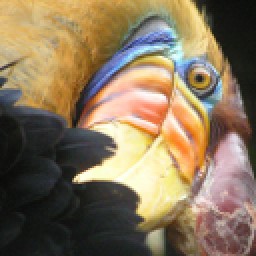
#> input picture ex7/bird_small.png, 128 x 128 px (shown 2 times larger)
$ jupyter execute --allow-errors ex7.ipynb
#> lines starting #> are read from the running program, lines starting #| are printed output that depends on the picture; long printed decimals are rounded
# K-means Clustering
在这个练习中，您将实现K-means算法并将其用于图像压缩。通过减少图像中出现的颜色的数量，只剩下那些在图像中最常见的颜色。

## Implementing K-means

### Finding closest centroids

[cell 1]
import numpy as np
import pandas as pd
import matplotlib.pyplot as plt
from scipy.io import loadmat

[cell 2]
def findClosestCentroids(X,centroids):
    """
    output a one-dimensional array idx that holds the
    index of the closest centroid to every training example.
    """
    idx=[]
    max_dist=1e6 # 限制最大距离
    for i in range(len(X)):
        minus=X[i]-centroids # here use numpy's broadcasting
        dist=0
        for j in range(X.shape[1]):
            dist+=minus[:,j]**2
        if dist.min()<max_dist:
            ci=np.argmin(dist)
            idx.append(ci)
    return np.array(idx)

接下来使用作业提供的例子，自定义一个centroids,[3, 3], [6, 2], [8, 5]，算出结果idx[0:3]应该是 [0, 2, 1]

#> (a cell that did not finish here is left out)

### Computing centroid means
分配好每个点对应的簇中心，接下来要做的是，重新计算每个簇中心，为这个簇里面所有点位置的平均值。

[cell 4]
def computeCentroids(X,idx):
    centroids=[]
    for i in range(len(np.unique(idx))): # np.unique() means K
        u_k=X[idx==i].mean(axis=0) # 求每列的平均值
        centroids.append(u_k)
    return np.array(centroids)

#> (a cell that did not finish here is left out)

## K-means on example dataset

[cell 6]
def plotDataPoints(X,centroids,idx=None):
    """
    可视化数据，并自动分开着色。
    idx: 最后一次迭代生成的idx向量，存储每个样本分配的簇中心点的值
    centroids: 包含每次中心点历史记录
    """
    colors=['b','g','gold','darkorange','salmon','olivedrab',
              'maroon', 'navy', 'sienna', 'tomato', 'lightgray', 'gainsboro'
             'coral', 'aliceblue', 'dimgray', 'mintcream', 'mintcream']
    assert len(centroids[0])<=len(colors),'colors not enough '

    subX=[] # 分好类的样本点
    if idx is not None:
        for i in range(centroids[0].shape[0]):
            x_i=X[idx==i]
            subX.append(x_i)
    else:
        subX=[X] # 将X转化为一个元素的列表，每个元素为每个簇的样本集，方便下方绘图

    # 分别画出每个簇的点，并着不同的颜色
    plt.figure(figsize=(8,5))
    for i in range(len(subX)):
        xx=subX[i]
        plt.scatter(xx[:,0],xx[:,1],c=colors[i],label='Cluster %d'%i)
    plt.legend()
    plt.grid()
    plt.xlabel('x1',fontsize=14)
    plt.ylabel('x2',fontsize=14)
    plt.title('Plot of X Points',fontsize=16)

    # 画出簇中心点的移动轨迹
    xx,yy=[],[]
    for centroid in centroids:
        xx.append(centroid[:,0])
        yy.append(centroid[:,1])

    plt.plot(xx,yy,'rx--',markersize=8)

#> (the rest of this cell did not finish here and is left out)

[cell 7]
def runkMeans(X,centroids,max_iters):
    K=len(centroids)

    centroids_all=[]
    centroids_all.append(centroids)
    centroids_i=centroids
    for i in range(max_iters):
        idx=findClosestCentroids(X,centroids_i)
        centroids_i=computeCentroids(X,idx)
        centroids_all.append(centroids_i)

    return idx,centroids_all

#> (the rest of this cell did not finish here and is left out)

## Random initialization
在实践中，对簇中心点进行初始化的一个好的策略就是从训练集中选择随机的例子。

[cell 8]
def kMeansInitCentroids(X,K):
    """随机初始化"""
    m,n=X.shape
    idx=np.random.choice(m,K)
    centroids=X[idx]

    return centroids

进行三次随机初始化，看下各自的效果。会发现第一次的效果并不理想，这是正常的，落入了局部最优。

#> (a cell that did not finish here is left out)

上面运行了三次随机初始化，可以看到不同的随机化，效果是不一样的。

## Image compression with K-means
这部分你将用Kmeans来进行图片压缩。在一个简单的24位颜色表示图像。每个像素被表示为三个8位无符号整数(从0到255)，指定了红、绿和蓝色的强度值。这种编码通常被称为RGB编码。我们的图像包含数千种颜色，在这一部分的练习中，你将把颜色的数量减少到16种颜色。

这可以有效地压缩照片。具体地说，您只需要存储16个选中颜色的RGB值，而对于图中的每个像素，现在只需要将该颜色的索引存储在该位置(只需要4 bits就能表示16种可能性)。

接下来我们要用K-means算法选16种颜色，用于图片压缩。你将把原始图片的每个像素看作一个数据样本，然后利用K-means算法去找分组最好的16种颜色。

### K-means on pixels

[cell 10]
from skimage import io

A=io.imread('bird_small.png')
#> A is the input picture: shape (128, 128, 3); mean R, G, B 135.4, 117.4, 91.3
print(A.shape)
#| (128, 128, 3)
plt.imshow(A)
A=A/255. # Divide by 255 so that all values are in the range 0 - 1

[cell 11]
#  Reshape the image into an (N,3) matrix where N = number of pixels.
#  Each row will contain the Red, Green and Blue pixel values
#  This gives us our dataset matrix X that we will use K-Means on.
X=A.reshape(-1,3)
K=16
centroids=kMeansInitCentroids(X,K)
#> in kMeansInitCentroids, `centroids=X[idx]`: centroids = 16 rows, first 8: [0.682, 0.482, 0.204], [0.984, 0.992, 0.796], [0.839, 0.788, 0.824], [0.525, 0.6, 0.875], [0.286, 0.259, 0.216], [0.098, 0.106, 0.0745], [0.212, 0.224, 0.208], [0.565, 0.408, 0.388]
idx,centroids_all=runkMeans(X,centroids,10)
#> in runkMeans, `K=len(centroids)`: K = 16
#> in runkMeans, `centroids_i=centroids`: centroids_i has the same summary as centroids in kMeansInitCentroids
#> after the loop in runkMeans, `for i in range(max_iters):`: centroids_all = 11 items
#> idx = 16384 values, max 15 at index 96, min 0 at index 48, mean 7.72; centroids_all = 11 items

[cell 12]
img=np.zeros(X.shape)
centroids=centroids_all[-1]
#> centroids = 16 rows, first 8: [0.766, 0.548, 0.254], [0.975, 0.943, 0.813], [0.784, 0.742, 0.747], [0.466, 0.564, 0.754], [0.373, 0.356, 0.386], [0.115, 0.125, 0.115], [0.331, 0.269, 0.233], [0.557, 0.465, 0.409]
for i in range(len(centroids)):
    img[idx==i]=centroids[i]
#> this loop made 16 passes

img=img.reshape(A.shape)
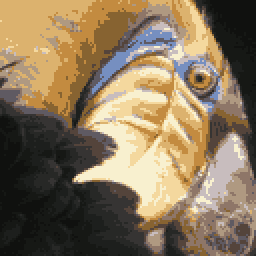
#> img: shape (128, 128, 3) float64 (shown 2 times larger); mean R, G, B 0.531, 0.46, 0.358

fig,axes=plt.subplots(1,2,figsize=(12,6))
axes[0].imshow(A)
axes[1].imshow(img)
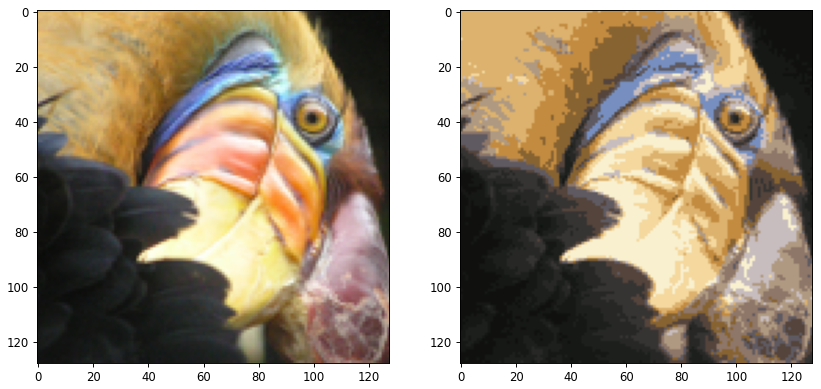
#> figure drawn by matplotlib, 2 panels

# Principal Component Analysis
这部分，你将运用PCA来实现降维。您将首先通过一个2D数据集进行实验，以获得关于PCA如何工作的直观感受，然后在一个更大的图像数据集上使用它。

## Example Dataset
为了帮助您理解PCA是如何工作的，您将首先从一个二维数据集开始，该数据集有一个大的变化方向和一个较小的变化方向。

在这部分练习中，您将看到使用PCA将数据从2D减少到1D时会发生什么。

#> (a cell that did not finish here is left out)

## Implementing PCA
PCA由两部分组成：

1.计算数据的方差矩阵
2.用SVD计算特征向量

在PCA之前，记得标准化数据。

然后计算方差矩阵，如果你的每条样本数据是以行的形式表示，那么计算公式如下：

接着就可以用SVD计算主成分

U包含了主成分，每一列就是我们数据要映射的向量，S为对角矩阵，为奇异值。

[cell 14]
def featureNormalize(X):
    means=X.mean(axis=0)
#> means = [0.531, 0.46, 0.358]
    stds=X.std(axis=0,ddof=1)
#> stds = [0.329, 0.283, 0.241]
#> `X_norm,means,stds=featureNormalize(X)`: means = [0.531, 0.46, 0.358]; stds = [0.329, 0.283, 0.241]
    X_norm=(X-means)/stds
    return X_norm,means,stds

由于我们的协方差矩阵为X.T@X, X中每行为一条数据，我们是想要对列(特征)做压缩。

这里由于是对协方差矩阵做SVD(), 所以得到的入口基其实为 V‘，出口基为V，可以打印出各自的shape来判断。

故我们这里是对 数据集的列做压缩。

https://www.cnblogs.com/pinard/p/6251584.html

[cell 15]
def pca(X):
    sigma=(X.T@X)/len(X)
#> sigma = [[1, 0.957, 0.769], [0.957, 1, 0.881], [0.769, 0.881, 1]]
    U,S,V=np.linalg.svd(sigma)
#> U = [[-0.575, 0.601, 0.555], [-0.599, 0.153, -0.786], [-0.557, -0.785, 0.271]]; S = [2.74, 0.24, 0.0197]; V = [[-0.575, -0.599, -0.557], [0.601, 0.153, -0.785], [0.555, -0.786, 0.271]]
    return U,S,V

[cell 16]
X_norm,means,stds=featureNormalize(X)
U,S,V=pca(X_norm)
#> S = [2.74, 0.24, 0.0197]

print(U)
#| [[-0.5754  0.6005  0.5552]
#|  [-0.5987  0.1532 -0.7862 ]
#|  [-0.5572 -0.7848  0.2714]]
plt.figure(figsize=(7,5))
plt.scatter(X[:,0],X[:,1],facecolors='none', edgecolors='b')


plt.plot([means[0], means[0] + 1.5*S[0]*U[0,0]],
         [means[1], means[1] + 1.5*S[0]*U[0,1]],
        c='r', linewidth=3, label='First Principal Component')
plt.plot([means[0], means[0] + 1.5*S[1]*U[1,0]],
         [means[1], means[1] + 1.5*S[1]*U[1,1]],
        c='g', linewidth=3, label='Second Principal Component')
plt.grid()
# changes limits of x or y axis so that equal increments of x and y have the same length
# 不然看着不垂直，不舒服。：）
plt.axis("equal")
plt.legend()
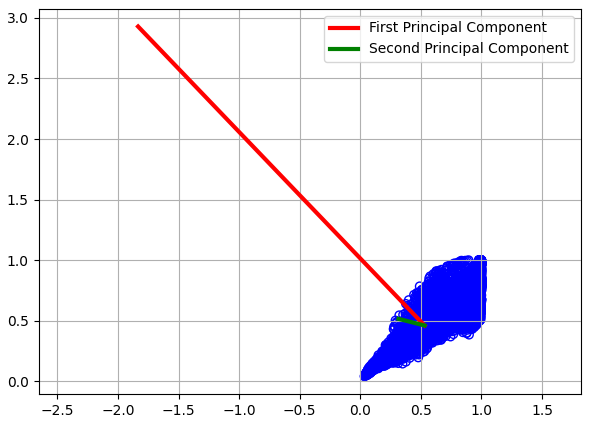
#> figure drawn by matplotlib, 1 panel

## Dimensionality Reduction with PCA

### Projecting the data onto the principal components

[cell 17]
def projectData(X,U,K):
#> called with X = array of shape (16384, 3), U = array of shape (3, 3), K = 1
    Z=X@U[:,:K]
#> Z = 16384 values, max 2.5 at index 11392, min -3.41 at index 6225, mean -8e-14
    return Z

[cell 18]
# project the first example onto the first dimension
# and you should see a value of about 1.481
Z = projectData(X_norm, U, 1)
Z[0]
#> Out = [-1.2]

### Reconstructing an approximation of the data
重建数据

[cell 19]
def recoverData(Z,U,K):
    X_approx=Z@U[:,:K].T
    return X_approx

[cell 20]
# you will recover an approximation of the first example and you should see a value of
# about [-1.047 -1.047].
X_approx = recoverData(Z, U, 1)
X_approx[0]
#> Out = [0.69, 0.718, 0.668]

### Visualizing the projections

[cell 21]
plt.figure(figsize=(7,5))
plt.axis("equal")
plot = plt.scatter(X_norm[:,0], X_norm[:,1], s=30, facecolors='none',
                   edgecolors='b',label='Original Data Points')
plot = plt.scatter(X_approx[:,0], X_approx[:,1], s=30, facecolors='none',
                   edgecolors='r',label='PCA Reduced Data Points')

plt.title("Example Dataset: Reduced Dimension Points Shown",fontsize=14)
plt.xlabel('x1 [Feature Normalized]',fontsize=14)
plt.ylabel('x2 [Feature Normalized]',fontsize=14)
plt.grid(True)

for x in range(X_norm.shape[0]):
    plt.plot([X_norm[x,0],X_approx[x,0]],[X_norm[x,1],X_approx[x,1]],'k--')
    # 输入第一项全是X坐标，第二项都是Y坐标
plt.legend()
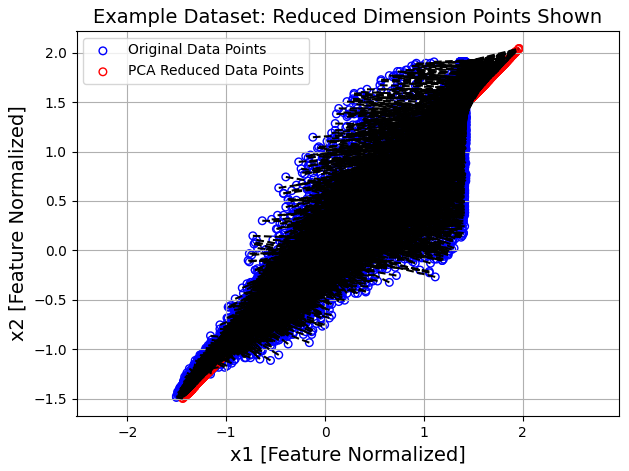
#> figure drawn by matplotlib, 1 panel

## Face Image Dataset
在这部分练习中，您将人脸图像上运行PCA，看看如何在实践中使用它来减少维度。

#> (a cell that did not finish here is left out)

[cell 23]
def displayData(X,row,col):
#> called with X = array of shape (16384, 3), row = 10, col = 10
    fig,axs=plt.subplots(row,col,figsize=(8,8))
    for r in range(row):
        for c in range(col):
            axs[r][c].imshow(X[r*col+c].reshape(32,32).T,cmap='Greys_r')
            axs[r][c].set_xticks([])
            axs[r][c].set_yticks([])

#> (the rest of this cell did not finish here and is left out)
